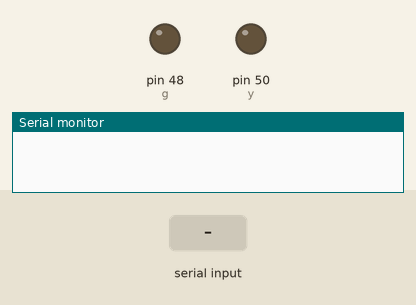
Recording of a sketch running on a simulated Arduino Mega 2560, built with avr-gcc and run on an emulated ATmega2560. Shown: output pins drawn as LEDs (lit = HIGH), the last lines printed to the serial monitor. The test bench sets the inputs (shaded band).

Above: at 1.2 s.
1.3 s: "y" received over Serial
At 2.7 s:
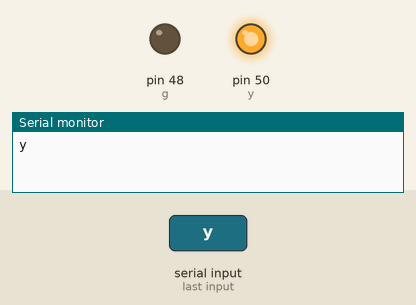
4.3 s: "g" received over Serial
At 5.7 s:
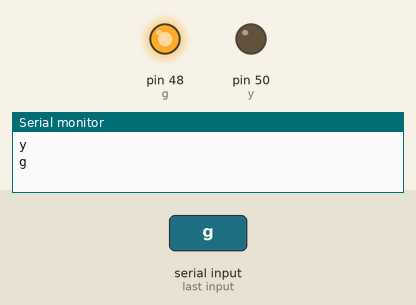
Timing chart, 0 to 8.8 s (numbered marks = the images above; inputs shaded):
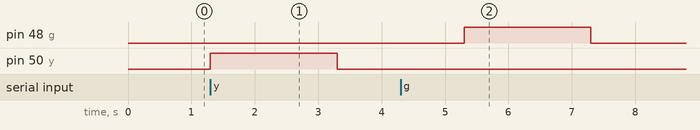

Measured:
- after the input at 1.3 s, pin 50 (y): LOW → HIGH at once, → LOW 2.0 s later
- after the input at 4.3 s, pin 48 (g): LOW → HIGH after 1.0 s, → LOW 2.0 s later

The sketch:

recieve_data.ino
```cpp
char receivedChar;
boolean newData = false;

#define y 50
#define g 48

void setup(){

  Serial.begin(9600);

  pinMode(50, OUTPUT);
  pinMode(48, OUTPUT);

}

void loop() {

  recvInfo();
  lightLED();
  //digitalWrite(121, HIGH);
  //delay(1000);
  //digitalWrite(y, LOW);
  //delay(1000);

}

void recvInfo() {

  if (Serial.available() > 0) {

    receivedChar = Serial.read();
    newData = true;

  }
}

void lightLED() {

  char led = receivedChar;

  while(newData ==true) {

    Serial.println(led);

    if (led == 'y') {
      digitalWrite(y, HIGH);
      delay(2000);
      digitalWrite(y, LOW);
      delay(2000);
    }
    else if(led == 'g') {
      digitalWrite(g, HIGH);
      delay(2000);
      digitalWrite(g, LOW);
      delay(2000);
    }


    newData = false;

  }
}
```
